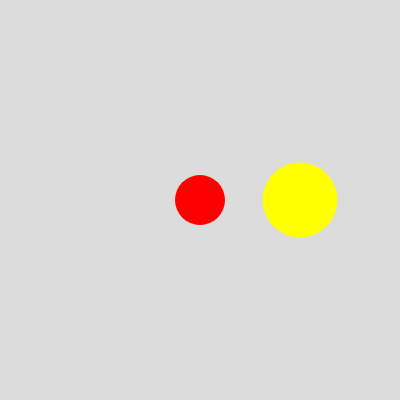
Frame 1 (no input)
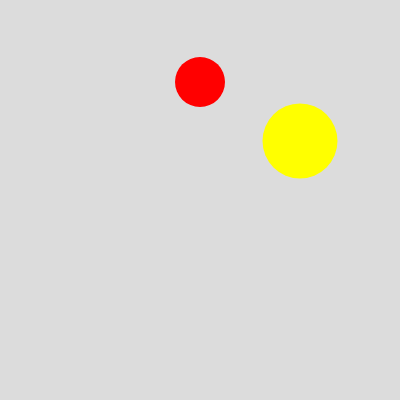
Frame 60 (no input)
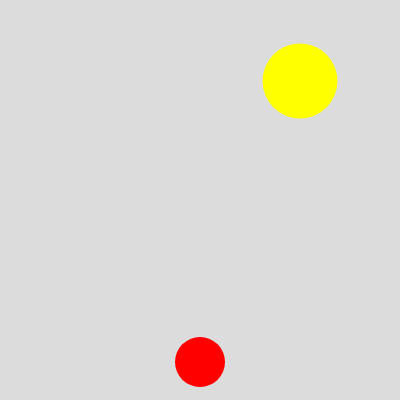
Frame 120 (the mouse pressed at the canvas centre since frame 60)

The p5.js sketch that drew these frames (run headless with seeded random() and noise() and a simulated clock; from frame 60 on, the mouse is pressed at the canvas centre):

// p5.js sketch
// ── sketch.js
// let xpos = 200;
// let ypos = 200;
// let speed = 2;
// let size = 50
// let direction = -1;

// an object
let cir1 = {
  xpos: 200,
  ypos: 200,
  speed: -2,
  size: 50,
};

let cir2 = {
  xpos: 300,
  ypos: 200,
  speed: -1,
  size: 75,
};

function setup() {
  createCanvas(400, 400);
}

function draw() {
  background(220);
  noStroke();
  
  fill(255, 0, 0);
  draw_circle(cir1);
  
  fill(255, 255, 0);
  draw_circle(cir2);
}

function draw_circle(cir) {
  circle(cir.xpos, cir.ypos, cir.size);
  cir.ypos = (cir.ypos + cir.speed + height) % height;
}

// https://editor.p5js.org/jht1493/sketches/IvCuHb0EW
// many circles func

// https://editor.p5js.org/jht1493/sketches/S7B_bxawC
// many circles wrap

// https://editor.p5js.org/jht1493/sketches/e190hgdMU
// ICM-06 Example - ICM 21 Week 2 - Object Literal wrap

// https://editor.p5js.org/jht1493/sketches/4_VOFzrq8
// https://editor.p5js.org/enickles/sketches/ANfj8SGBd
// ICM-06 Example - ICM 21 Week 2 - Object Literal
